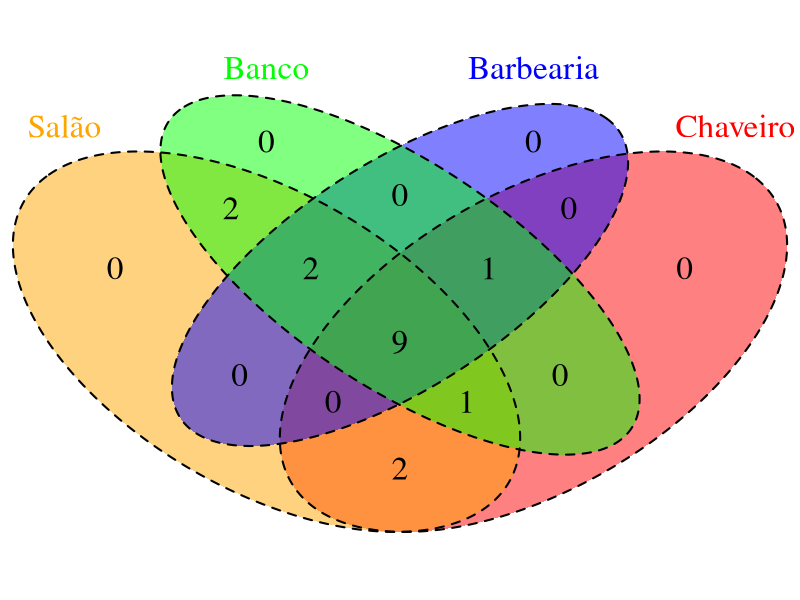
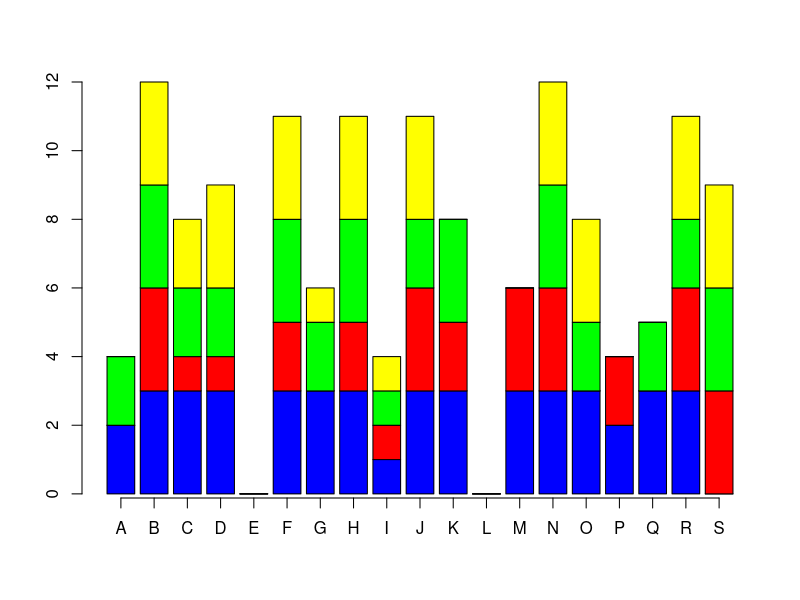

Here is the R script that generated these plots, in order:
install.packages("dplyr")
library(VennDiagram)
library(tidyverse)
library(dplyr)
library(ggplot2)

shopping <- read.csv(file = "projeto1/shopping.csv", sep=';' , dec=',')
shopping2 <- read.csv(file = "projeto1/shopping2.csv", sep=';' , dec=',')

summary(shopping)
summary(shopping2)

print(shopping)
print(shopping2)

hairFashion <- shopping2 %>% 
  dplyr::filter(shopping2$hair_fashion == 1) %>% 
  nrow()

chaveiro <- shopping2 %>% 
  dplyr::filter(shopping2$chaveiro == 1) %>% 
  nrow()

banco <- shopping2 %>% 
  dplyr::filter(shopping2$banco == 1) %>% 
  nrow()

barbearia <- shopping2 %>% 
  dplyr::filter(shopping2$barbearia == 1) %>% 
  nrow()

hairFashion_chaveiro <- shopping2 %>% 
  dplyr::filter(shopping2$chaveiro == 1 & shopping2$hair_fashion) %>% 
  nrow()

hairFashion_banco <- shopping2 %>% 
  dplyr::filter(shopping2$banco == 1 & shopping2$hair_fashion) %>% 
  nrow()

hairFashion_barbearia <- shopping2 %>% 
  dplyr::filter(shopping2$barbearia == 1 & shopping2$hair_fashion) %>% 
  nrow()

chaveiro_banco <- shopping2 %>% 
  dplyr::filter(shopping2$chaveiro == 1 & shopping2$banco) %>% 
  nrow()

chaveiro_barbearia <- shopping2 %>% 
  dplyr::filter(shopping2$chaveiro == 1 & shopping2$barbearia) %>% 
  nrow()

banco_barbearia <- shopping2 %>% 
  dplyr::filter(shopping2$banco == 1 & shopping2$barbearia) %>% 
  nrow()

hairFashion_chaveiro_banco <- shopping2 %>% 
  dplyr::filter(shopping2$hair_fashion == 1 & shopping2$chaveiro & shopping2$banco) %>% 
  nrow()

hairFashion_chaveiro_barbearia <- shopping2 %>% 
  dplyr::filter(shopping2$hair_fashion == 1 & shopping2$chaveiro & shopping2$barbearia) %>% 
  nrow()

hairFashion_banco_barbearia <- shopping2 %>% 
  dplyr::filter(shopping2$hair_fashion == 1 & shopping2$banco & shopping2$barbearia) %>% 
  nrow()

chaveiro_banco_barbearia <- shopping2 %>% 
  dplyr::filter(shopping2$chaveiro == 1 & shopping2$banco & shopping2$barbearia) %>% 
  nrow()

todos <- shopping2 %>% 
  dplyr::filter(shopping2$chaveiro == 1 & shopping2$banco & shopping2$barbearia & shopping2$hair_fashion) %>% 
  nrow()

#Conjuntos
invisible(draw.quad.venn(
  area1 = hairFashion,
  area2 = chaveiro,
  area3 = banco,
  area4 = barbearia,
  n12 = hairFashion_chaveiro,
  n13 = hairFashion_banco,
  n14 = hairFashion_barbearia,
  n23 = chaveiro_banco,
  n24 = chaveiro_barbearia,
  n34 = banco_barbearia,
  n123 = hairFashion_chaveiro_banco,
  n124 = hairFashion_chaveiro_barbearia,
  n134 = hairFashion_banco_barbearia,
  n234 = chaveiro_banco_barbearia,
  n1234 = todos,
  category = c("Salão", "Chaveiro", "Banco", "Barbearia"),
  fill = c("orange", "red", "green", "blue"),
  lty = "dashed",
  cex = 2,
  cat.cex = 2,
  cat.col = c("orange", "red", "green", "blue")
));


#Gráfico empilhado
bp <- barplot(t(shopping[ , -c(1,6)]), col = c("blue", "red", "green", "yellow"))
axis(side = 1, at = bp, labels = shopping$Nome)

# invisible(draw.pairwise.venn(area1 = hairFashion,
#                             #Número de elementos da primeira categoria
#                              area2 = chaveiro,
#                              #Número de elementos da segunda categoria
#                              cross.area = hairFashion_chaveiro,
#                              #Número de elementos na intersecção
#                              category = c("Shoppings com\n salão de beleza",
#                                           "Shoppings com\n chaveiros"),
#                              #Nome das categorias
#                              lty = c("blank", "blank"),
#                              #Grossura das bordas
#                              fill = c("light blue", "pink"),
#                              #Cores das bordas
#                              alpha = c(0.5, 0.5),
#                              #Transparência das bordas
#                              cat.pos = c(0, 0),
#                              #Posição dos títulos com relação aos círculos. 0 quer dizer "em cima"
#                             scaled = F
##                              #Constrói as áreas sem escala
# ))
